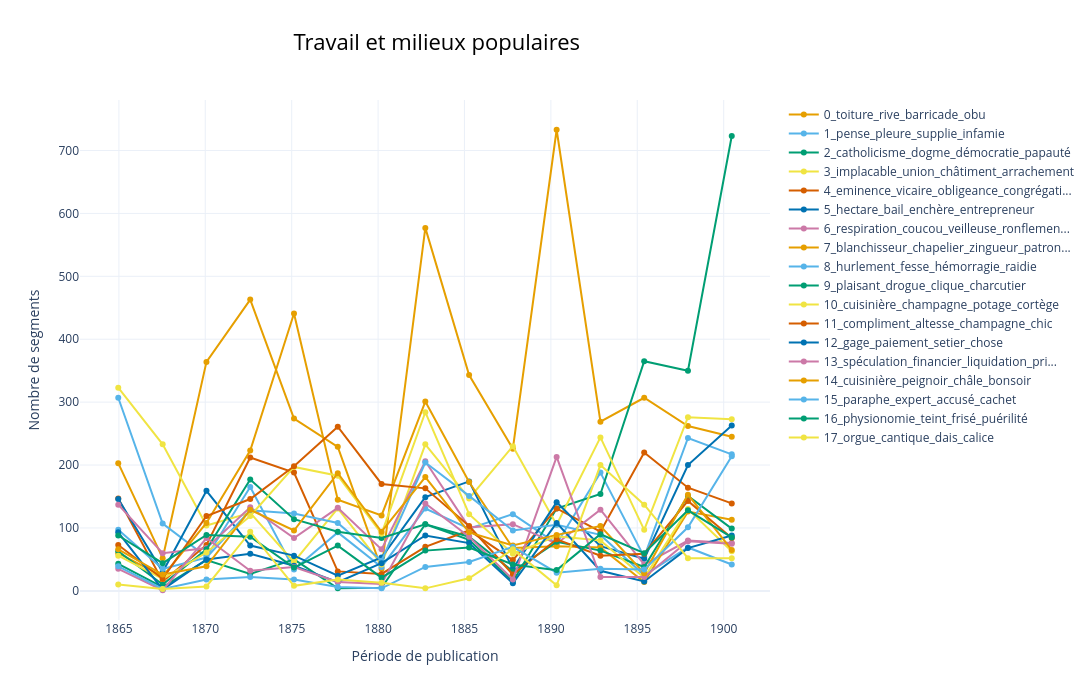

Notebook source saved alongside this figure:
### Code cell
# Calcul de l'évolution temporelle
topics_over_time = best_topic_model.topics_over_time(
    documents,
    df_model["annee"].tolist(),
    nr_bins=15
)

# Noms plus lisibles

# Création du graphique
fig = best_topic_model.visualize_topics_over_time(
    topics_over_time,
    custom_labels=True,
    normalize_frequency=False,
    title="Travail et milieux populaires",
    width=1500,
    height=700
)

# Personnalisation en français
fig.update_traces(mode="lines+markers")

fig.update_layout(
    template="plotly_white",
    xaxis_title="Période de publication",
    yaxis_title="Nombre de segments",
    legend_title_text=None
)

### Figure 1 — Plotly figure (JSON) as saved in the notebook; plotly's stock layout.template omitted (floating-point values rounded to 4 significant figures)
{"data": [{"hoverinfo": "text", "hovertext": ["<b>Topic 0</b><br>Words: barricade, âcre, baïonnette, charrette, rassemblement", "<b>Topic 0</b><br>Words: teinte, ronce, bleuâtre, ondée, peuplier", "<b>Topic 0</b><br>Words: contingent, aire, serre, feuillage, bataillon", "<b>Topic 0</b><br>Words: parterre, feuillage, chou, buisson, œillet", "<b>Topic 0</b><br>Words: forge, établi, laveuse, zingueur, battoir", "<b>Topic 0</b><br>Words: lustre, orme, enfoncement, piste, laque", "<b>Topic 0</b><br>Words: évier, poignard, mélodique, relevé, flanque", "<b>Topic 0</b><br>Words: berline, câble, accrochage, terri, houille", "<b>Topic 0</b><br>Words: chaume, gerbe, porcher, berge, fléau", "<b>Topic 0</b><br>Words: tunnel, conducteur, tranchée, flocon, abside", "<b>Topic 0</b><br>Words: obu, septième, division, artillerie, cinquième", "<b>Topic 0</b><br>Words: aire, pinède, brancardier, vallée, toiture", "<b>Topic 0</b><br>Words: temple, dôme, basilique, portique, villa", "<b>Topic 0</b><br>Words: bicyclette, guillotine, centre, toiture, semence", "<b>Topic 0</b><br>Words: creuset, halle, laminoir, fusion, rail"], "marker": {"color": "#E69F00"}, "mode": "lines+markers", "name": "0_toiture_rive_barricade_obu", "type": "scatter", "x": [1865.0, 1868.0, 1870.0, 1873.0, 1875.0, 1878.0, 1880.0, 1883.0, 1885.0, 1888.0, 1890.0, 1893.0, 1895.0, 1898.0, 1900.0], "y": [203, 52, 364, 463, 274, 229, 35, 577, 343, 226, 733, 269, 307, 262, 245]}, {"hoverinfo": "text", "hovertext": ["<b>Topic 1</b><br>Words: pâquerette, mansarde, rédemption, infamie, abaissement", "<b>Topic 1</b><br>Words: suicide, estime, chirurgien, impur, bohémien", "<b>Topic 1</b><br>Words: assommant, aie, maudit, ondulation, maudire", "<b>Topic 1</b><br>Words: désire, mangeron, aimai, aie, malhonnête", "<b>Topic 1</b><br>Words: gênai, riposte, bobo, excellence, gouape", "<b>Topic 1</b><br>Words: mouillette, potion, coeur, éther, bébé", "<b>Topic 1</b><br>Words: lama, salope, chantilly, montre, cocotte", "<b>Topic 1</b><br>Words: donnez, tophus, défendez, potion, gentiment", "<b>Topic 1</b><br>Words: meure, bouquin, chimère, enfantement, nue", "<b>Topic 1</b><br>Words: ci, coup, aime, brocart, confiant", "<b>Topic 1</b><br>Words: roussi, silvine, lacérer, commandature, alarmée", "<b>Topic 1</b><br>Words: soignerai, pense, conjure, tuberculeux, hant", "<b>Topic 1</b><br>Words: eminence, souille, ensommeillement, turban, pourrai", "<b>Topic 1</b><br>Words: négation, aventureux, fécond, supplie, épousera", "<b>Topic 1</b><br>Words: résignera, pense, nanet, blasphème, clé"], "marker": {"color": "#56B4E9"}, "mode": "lines+markers", "name": "1_pense_pleure_supplie_infamie", "type": "scatter", "x": [1865.0, 1868.0, 1870.0, 1873.0, 1875.0, 1878.0, 1880.0, 1883.0, 1885.0, 1888.0, 1890.0, 1893.0, 1895.0, 1898.0, 1900.0], "y": [307, 107, 54, 165, 34, 93, 38, 131, 99, 122, 75, 188, 54, 243, 217]}, {"hoverinfo": "text", "hovertext": ["<b>Topic 2</b><br>Words: libéral, barricade, délégué, manant, notariat", "<b>Topic 2</b><br>Words: toxicologie, raillerie, surdité, privé, épouvanta", "<b>Topic 2</b><br>Words: réactionnaire, clergé, démocratique, proclamation, librairie", "<b>Topic 2</b><br>Words: candidature, cousinage, pleurnicherie, cassette, réglementer", "<b>Topic 2</b><br>Words: rapporteur, colportage, orateur, libéral, bonapartiste", "<b>Topic 2</b><br>Words: abandonné, ferment, moeurs, moraliste, oeuvre", "<b>Topic 2</b><br>Words: firent, parlement, épargne, procédé, infortune", "<b>Topic 2</b><br>Words: boisage, internationale, soude, délivrance, programme", "<b>Topic 2</b><br>Words: laboureur, impôt, routine, production, gramme", "<b>Topic 2</b><br>Words: aliment, macule, outrait, graissage, mortification", "<b>Topic 2</b><br>Words: spéculation, production, entrepôt, collectivisme, civilisation", "<b>Topic 2</b><br>Words: labeur, innéité, guérisseur, hypothèse, piqûre", "<b>Topic 2</b><br>Words: catholicisme, papauté, christianisme, temporel, romain", "<b>Topic 2</b><br>Words: civilisation, subsistance, catholicisme, démocratie, évangile", "<b>Topic 2</b><br>Words: enseignement, salariat, dogme, équité, primaire"], "marker": {"color": "#009E73"}, "mode": "lines+markers", "name": "2_catholicisme_dogme_démocratie_papauté", "type": "scatter", "x": [1865.0, 1868.0, 1870.0, 1873.0, 1875.0, 1878.0, 1880.0, 1883.0, 1885.0, 1888.0, 1890.0, 1893.0, 1895.0, 1898.0, 1900.0], "y": [43, 6, 49, 27, 50, 4, 5, 106, 81, 15, 131, 154, 365, 350, 723]}, {"hoverinfo": "text", "hovertext": ["<b>Topic 3</b><br>Words: embrassement, implacable, paralytique, assassinat, déchirant", "<b>Topic 3</b><br>Words: fanatique, insu, cuisant, implacable, fatalité", "<b>Topic 3</b><br>Words: inceste, borgne, pelisse, serre, saveur", "<b>Topic 3</b><br>Words: virilité, tonsure, impureté, alangui, sacerdoce", "<b>Topic 3</b><br>Words: brûlure, clorinde, forge, respectât, flatta", "<b>Topic 3</b><br>Words: bouillotte, coeur, posture, engourdissement, mollesse", "<b>Topic 3</b><br>Words: cor, langueur, gâta, commet, jésuitique", "<b>Topic 3</b><br>Words: charnel, abnégation, excitation, puberté, estacade", "<b>Topic 3</b><br>Words: tourlaqu, fringale, débridé, désirer, supplice", "<b>Topic 3</b><br>Words: brodeur, armoirie, orme, prie, rétif", "<b>Topic 3</b><br>Words: épure, droiture, vivace, inconscience, sentimental", "<b>Topic 3</b><br>Words: conversion, platane, agenouillée, mystique, virilité", "<b>Topic 3</b><br>Words: boccanera, annulation, virginité, virilité, romain", "<b>Topic 3</b><br>Words: constance, fraude, ignominie, arrachement, irréparable", "<b>Topic 3</b><br>Words: mystique, indissoluble, veuvage, charnel, renoncement"], "marker": {"color": "#F0E442"}, "mode": "lines+markers", "name": "3_implacable_union_châtiment_arrachement", "type": "scatter", "x": [1865.0, 1868.0, 1870.0, 1873.0, 1875.0, 1878.0, 1880.0, 1883.0, 1885.0, 1888.0, 1890.0, 1893.0, 1895.0, 1898.0, 1900.0], "y": [323, 233, 104, 124, 46, 131, 42, 233, 147, 230, 105, 244, 97, 276, 273]}, {"hoverinfo": "text", "hovertext": ["<b>Topic 4</b><br>Words: armateur, procuration, sur, signature, le", "<b>Topic 4</b><br>Words: altération, caillot, collégien, toxique, blessa", "<b>Topic 4</b><br>Words: bonnetier, municipal, mouchard, véhément, amande", "<b>Topic 4</b><br>Words: vicaire, diocèse, poissonnerie, opposition, surprenant", "<b>Topic 4</b><br>Words: chevalier, démission, orateur, moniteur, excellence", "<b>Topic 4</b><br>Words: oriflamme, merlan, plumet, champagne, entracte", "<b>Topic 4</b><br>Words: conférence, bock, blaguer, rideal, souffrirai", "<b>Topic 4</b><br>Words: délégué, cabaretier, débonnaire, regrettable, gonflement", "<b>Topic 4</b><br>Words: paysagiste, déjeuné, couillon, clerc, subvention", "<b>Topic 4</b><br>Words: interrogatoire, déposition, oubliai, tunnel, télégramme", "<b>Topic 4</b><br>Words: caporal, cote, traduction, guichet, statut", "<b>Topic 4</b><br>Words: révérend, coiffeur, certificat, chariot, cicatrice", "<b>Topic 4</b><br>Words: eminence, audience, congrégation, caudataire, villa", "<b>Topic 4</b><br>Words: admission, mondésir, anarchiste, prestige, attentat", "<b>Topic 4</b><br>Words: puddleur, adjoint, académie, marsoullier, révocation"], "marker": {"color": "#D55E00"}, "mode": "lines+markers", "name": "4_eminence_vicaire_obligeance_congrégati...", "type": "scatter", "x": [1865.0, 1868.0, 1870.0, 1873.0, 1875.0, 1878.0, 1880.0, 1883.0, 1885.0, 1888.0, 1890.0, 1893.0, 1895.0, 1898.0, 1900.0], "y": [147, 15, 73, 212, 188, 31, 27, 70, 96, 49, 131, 94, 220, 164, 139]}, {"hoverinfo": "text", "hovertext": ["<b>Topic 5</b><br>Words: armateur, associé, créancier, fugitif, bastide", "<b>Topic 5</b><br>Words: pensionnat, bestial, coi, giflerai, limant", "<b>Topic 5</b><br>Words: enclos, indemnité, bail, expropriation, immeuble", "<b>Topic 5</b><br>Words: quenu, local, flageolet, proscrit, mansarde", "<b>Topic 5</b><br>Words: zingueur, literie, fourniture, coupeau, embellissement", "<b>Topic 5</b><br>Words: criard, pesage, signature, marguillier, appauvri", "<b>Topic 5</b><br>Words: loyer, soierie, contrat, bimbelotier, crin", "<b>Topic 5</b><br>Words: denier, charpentier, régisseur, ingénieur, divisionnaire", "<b>Topic 5</b><br>Words: borderie, hectare, arpent, enchère, patrimonial", "<b>Topic 5</b><br>Words: mangeon, vélin, legs, tuteur, facteur", "<b>Topic 5</b><br>Words: actionnaire, assemblée, administrateur, dépendance, versement", "<b>Topic 5</b><br>Words: entrepreneur, greffier, ataxie, moelle, messagerie", "<b>Topic 5</b><br>Words: villa, patrimoine, népotisme, nonce, carrosse", "<b>Topic 5</b><br>Words: enclave, lande, hectare, enfant, moteur", "<b>Topic 5</b><br>Words: adjoint, enseignement, certificat, brevet, titulaire"], "marker": {"color": "#0072B2"}, "mode": "lines+markers", "name": "5_hectare_bail_enchère_entrepreneur", "type": "scatter", "x": [1865.0, 1868.0, 1870.0, 1873.0, 1875.0, 1878.0, 1880.0, 1883.0, 1885.0, 1888.0, 1890.0, 1893.0, 1895.0, 1898.0, 1900.0], "y": [146, 30, 159, 72, 56, 24, 53, 149, 174, 35, 141, 71, 51, 200, 263]}, {"hoverinfo": "text", "hovertext": ["<b>Topic 6</b><br>Words: mercier, bizarre, sinistre, brûlure, pensif", "<b>Topic 6</b><br>Words: hébétement, protestant, veilleuse, vérole, poussin", "<b>Topic 6</b><br>Words: chaperon, tant, douanier, serre, cloître", "<b>Topic 6</b><br>Words: édredon, quenu, bréviaire, cuisinière, ronronnant", "<b>Topic 6</b><br>Words: boudoir, blanchisseur, chatouille, peton, zingueur", "<b>Topic 6</b><br>Words: cil, respiration, miaulement, guéridon, écrin", "<b>Topic 6</b><br>Words: colique, exhortation, répulsion, cuvette, fourré", "<b>Topic 6</b><br>Words: coucou, ronflement, veste, veilleuse, abcès", "<b>Topic 6</b><br>Words: tambour, fenil, gelinotte, paillasse, paravent", "<b>Topic 6</b><br>Words: coucou, étouffant, carrier, express, réveille", "<b>Topic 6</b><br>Words: ambulance, dodo, septième, aquarelle, congestion", "<b>Topic 6</b><br>Words: cancer, mistral, clé, six, tumeur", "<b>Topic 6</b><br>Words: encyclique, nourrisson, damas, revenant, clé", "<b>Topic 6</b><br>Words: manipulation, courroie, araignée, éther, saisit", "<b>Topic 6</b><br>Words: crapuleux, abat, papillon, attentat, arracher"], "marker": {"color": "#CC79A7"}, "mode": "lines+markers", "name": "6_respiration_coucou_veilleuse_ronflemen...", "type": "scatter", "x": [1865.0, 1868.0, 1870.0, 1873.0, 1875.0, 1878.0, 1880.0, 1883.0, 1885.0, 1888.0, 1890.0, 1893.0, 1895.0, 1898.0, 1900.0], "y": [137, 60, 68, 133, 84, 132, 66, 206, 101, 106, 75, 129, 42, 80, 76]}, {"hoverinfo": "text", "hovertext": ["<b>Topic 7</b><br>Words: lorette, mercier, copier, ours, excentrique", "<b>Topic 7</b><br>Words: verset, bible, gourmet, crevasser, terrifier", "<b>Topic 7</b><br>Words: milliard, châtaigne, commère, collégien, anisette", "<b>Topic 7</b><br>Words: quenu, poissonnière, charcutier, saloir, étuve", "<b>Topic 7</b><br>Words: blanchisseur, zingueur, chapelier, patronne, coupeau", "<b>Topic 7</b><br>Words: praline, chic, épatant, potage, échalote", "<b>Topic 7</b><br>Words: agrément, bonne, vinaigre, pimbêche, chameau", "<b>Topic 7</b><br>Words: confection, lingère, pierronne, lingerie, herscheur", "<b>Topic 7</b><br>Words: putain, garce, borderie, popeline, salope", "<b>Topic 7</b><br>Words: chape, aiguillée, bahut, fardier, broderie", "<b>Topic 7</b><br>Words: intendance, infirmerie, intendant, créance, escouade", "<b>Topic 7</b><br>Words: grasse, carie, miraculé, empestée, avarice", "<b>Topic 7</b><br>Words: bécasse, arsenic, venin, divorce, défenseur", "<b>Topic 7</b><br>Words: meneur, stérilité, écrevisse, poupon, petiot", "<b>Topic 7</b><br>Words: papeterie, fournisseur, laïque, primaire, nanet"], "marker": {"color": "#E69F00"}, "mode": "lines+markers", "name": "7_blanchisseur_chapelier_zingueur_patron...", "type": "scatter", "x": [1865.0, 1868.0, 1870.0, 1873.0, 1875.0, 1878.0, 1880.0, 1883.0, 1885.0, 1888.0, 1890.0, 1893.0, 1895.0, 1898.0, 1900.0], "y": [60, 23, 108, 223, 441, 145, 120, 301, 173, 68, 71, 69, 14, 126, 113]}, {"hoverinfo": "text", "hovertext": ["<b>Topic 8</b><br>Words: impotente, morsure, canotier, paralytique, commissariat", "<b>Topic 8</b><br>Words: tesson, fixité, fétide, suicide, couvant", "<b>Topic 8</b><br>Words: taquinerie, patois, serre, sphinx, crosse", "<b>Topic 8</b><br>Words: boyau, gond, motte, succomb, silex", "<b>Topic 8</b><br>Words: battoir, cravache, forgeron, interne, lavoir", "<b>Topic 8</b><br>Words: chambellan, merde, convulsion, entrecoupé, coeur", "<b>Topic 8</b><br>Words: fesse, gâche, colique, salaud, ruisselèrent", "<b>Topic 8</b><br>Words: hurlement, gargouillement, jointure, accouchée, digital", "<b>Topic 8</b><br>Words: culbuta, meule, hurlement, fesse, vétérinaire", "<b>Topic 8</b><br>Words: flore, tunnel, dyable, fardier, sauvetage", "<b>Topic 8</b><br>Words: obu, artère, zouave, infirmier, cartouche", "<b>Topic 8</b><br>Words: macquart, hospitalier, allongement, assassine, ulcère", "<b>Topic 8</b><br>Words: sût, psalmodie, pesanteur, ambassadeur, convulsée", "<b>Topic 8</b><br>Words: galopant, comptable, hâve, fétide, robinet", "<b>Topic 8</b><br>Words: perquisition, trébuchant, clé, taire, assourdir"], "marker": {"color": "#56B4E9"}, "mode": "lines+markers", "name": "8_hurlement_fesse_hémorragie_raidie", "type": "scatter", "x": [1865.0, 1868.0, 1870.0, 1873.0, 1875.0, 1878.0, 1880.0, 1883.0, 1885.0, 1888.0, 1890.0, 1893.0, 1895.0, 1898.0, 1900.0], "y": [97, 35, 53, 128, 123, 108, 48, 204, 151, 96, 105, 89, 25, 69, 42]}, {"hoverinfo": "text", "hovertext": ["<b>Topic 9</b><br>Words: geôlier, bouquetière, monde, fine, pâquerette", "<b>Topic 9</b><br>Words: altéré, chiquenaude, tutoiement, rhétorique, incompréhensible", "<b>Topic 9</b><br>Words: raillerie, courtier, satisfit, impertinence, enjolivait", "<b>Topic 9</b><br>Words: charcutier, clique, raucourt, sole, chère", "<b>Topic 9</b><br>Words: zingueur, anisette, salope, atout, rancunier", "<b>Topic 9</b><br>Words: vipère, épouser, cocu, moulinet, punch", "<b>Topic 9</b><br>Words: pruneau, tact, bijoutier, contemple, dansé", "<b>Topic 9</b><br>Words: arnica, teinture, nourrie, creva, bougeoir", "<b>Topic 9</b><br>Words: bacchante, pistole, salop, choléra, rôtie", "<b>Topic 9</b><br>Words: revenez, mitre, destitution, flanquerai, saignerait", "<b>Topic 9</b><br>Words: caporal, méritoire, salop, crapule, tireur", "<b>Topic 9</b><br>Words: directrice, lupus, rechute, guérir, fatiguée", "<b>Topic 9</b><br>Words: perlier, eminence, contessina, certificat, élégiaque", "<b>Topic 9</b><br>Words: constance, chimie, bicyclette, natalité, normalien", "<b>Topic 9</b><br>Words: sans, enfant, coreligionnaire, consoler, véhémence"], "marker": {"color": "#009E73"}, "mode": "lines+markers", "name": "9_plaisant_drogue_clique_charcutier", "type": "scatter", "x": [1865.0, 1868.0, 1870.0, 1873.0, 1875.0, 1878.0, 1880.0, 1883.0, 1885.0, 1888.0, 1890.0, 1893.0, 1895.0, 1898.0, 1900.0], "y": [63, 10, 66, 177, 114, 94, 84, 106, 86, 31, 78, 64, 38, 151, 99]}, {"hoverinfo": "text", "hovertext": ["<b>Topic 10</b><br>Words: domino, bouquetière, savonnerie, diligence, tigré", "<b>Topic 10</b><br>Words: babil, bible, priât, psalmodia, indisposé", "<b>Topic 10</b><br>Words: dressoir, champagne, entresol, majolique, fumoir", "<b>Topic 10</b><br>Words: mirabelle, boudin, maraîcher, côtelette, charcutier", "<b>Topic 10</b><br>Words: blanchisseur, potage, chapelier, blanquette, coquille", "<b>Topic 10</b><br>Words: champagne, coeur, figurant, chic, ouvreus", "<b>Topic 10</b><br>Words: ténor, domesticité, papetier, cuvette, agrafe", "<b>Topic 10</b><br>Words: confection, lainage, oriental, lingère, inventaire", "<b>Topic 10</b><br>Words: atout, carriole, mercerie, gueula, cimaise", "<b>Topic 10</b><br>Words: express, conducteur, flore, tunnel, déblaiement", "<b>Topic 10</b><br>Words: rouler, caporal, ambulance, étourderie, carriole", "<b>Topic 10</b><br>Words: brancardier, fourgon, vrille, cantine, généalogique", "<b>Topic 10</b><br>Words: valise, sieste, transtévère, noircie, résigné", "<b>Topic 10</b><br>Words: meneur, fiancé, bicyclette, break, réfectoire", "<b>Topic 10</b><br>Words: parcours, tarte, froc, clé, crèche"], "marker": {"color": "#F0E442"}, "mode": "lines+markers", "name": "10_cuisinière_champagne_potage_cortège", "type": "scatter", "x": [1865.0, 1868.0, 1870.0, 1873.0, 1875.0, 1878.0, 1880.0, 1883.0, 1885.0, 1888.0, 1890.0, 1893.0, 1895.0, 1898.0, 1900.0], "y": [56, 19, 61, 119, 197, 183, 91, 284, 122, 59, 87, 80, 21, 130, 63]}, {"hoverinfo": "text", "hovertext": ["<b>Topic 11</b><br>Words: bouquetière, mercier, banalité, domino, laitière", "<b>Topic 11</b><br>Words: crudité, particule, précepte, protestant, tête", "<b>Topic 11</b><br>Words: nymphe, bracelet, cotillon, duc, sénateur", "<b>Topic 11</b><br>Words: poissonnière, punch, charcutier, patronnesse, barbue", "<b>Topic 11</b><br>Words: clorinde, compliment, sénateur, palet, chevalier", "<b>Topic 11</b><br>Words: altesse, chic, duchesse, champagne, réplique", "<b>Topic 11</b><br>Words: campardon, ténor, romance, gamme, caverneux", "<b>Topic 11</b><br>Words: confection, artichaut, chanteau, hall, haras", "<b>Topic 11</b><br>Words: sculpteur, pistole, tourte, herboriste, bréchet", "<b>Topic 11</b><br>Words: magistrature, assesseur, cens, fief, sonnet", "<b>Topic 11</b><br>Words: ambulant, effarer, inspiration, publicité, administrateur", "<b>Topic 11</b><br>Words: hôtelier, hermoise, opium, dose, injection", "<b>Topic 11</b><br>Words: consistorial, congrégation, vicomte, fiançaille, romain", "<b>Topic 11</b><br>Words: flétrissure, constance, félicitation, transsaharien, compliment", "<b>Topic 11</b><br>Words: enseign, enfantine, injurieux, menotte, laïque"], "marker": {"color": "#D55E00"}, "mode": "lines+markers", "name": "11_compliment_altesse_champagne_chic", "type": "scatter", "x": [1865.0, 1868.0, 1870.0, 1873.0, 1875.0, 1878.0, 1880.0, 1883.0, 1885.0, 1888.0, 1890.0, 1893.0, 1895.0, 1898.0, 1900.0], "y": [73, 19, 119, 146, 198, 261, 170, 163, 103, 26, 82, 56, 59, 143, 84]}, {"hoverinfo": "text", "hovertext": ["<b>Topic 12</b><br>Words: fripon, tripot, armateur, raillant, débiteur", "<b>Topic 12</b><br>Words: charron, pincette, millionnaire, désirer, gage", "<b>Topic 12</b><br>Words: encrier, expropriation, milliard, cession, immeuble", "<b>Topic 12</b><br>Words: prédécesseur, cachottier, tueriez, méritent, trempe", "<b>Topic 12</b><br>Words: cravache, présentation, croupion, blanchisseur, portefeuille", "<b>Topic 12</b><br>Words: coquetier, cote, mufe, boucan, rôtissage", "<b>Topic 12</b><br>Words: babiole, dépeignée, frotta, agrément, chapitre", "<b>Topic 12</b><br>Words: amende, berline, chômage, raccommodeur, assortiment", "<b>Topic 12</b><br>Words: setier, homard, gage, hectare, comice", "<b>Topic 12</b><br>Words: médaillon, numéroter, extrait, connaissiez, plébiscite", "<b>Topic 12</b><br>Words: gage, filou, patriote, créance, obligation", "<b>Topic 12</b><br>Words: rognon, gage, saumon, avarice, sors", "<b>Topic 12</b><br>Words: scrupul, anévrisme, franciscain, feuilleton, vital", "<b>Topic 12</b><br>Words: biberon, radis, nourrisson, soudure, médicament", "<b>Topic 12</b><br>Words: coulage, aciérie, privation, automobile, savez"], "marker": {"color": "#0072B2"}, "mode": "lines+markers", "name": "12_gage_paiement_setier_chose", "type": "scatter", "x": [1865.0, 1868.0, 1870.0, 1873.0, 1875.0, 1878.0, 1880.0, 1883.0, 1885.0, 1888.0, 1890.0, 1893.0, 1895.0, 1898.0, 1900.0], "y": [93, 2, 50, 59, 40, 14, 44, 88, 76, 12, 108, 32, 15, 68, 88]}, {"hoverinfo": "text", "hovertext": ["<b>Topic 13</b><br>Words: tripot, négociant, commercial, spéculation, négoce", "<b>Topic 13</b><br>Words: chaudron, commodité, enclume, chaudière, baraque", "<b>Topic 13</b><br>Words: spéculation, immeuble, indemnité, expropriation, financier", "<b>Topic 13</b><br>Words: manne, criée, facteur, taxe, cabine", "<b>Topic 13</b><br>Words: tourniquet, civil, pochard, praline, parlement", "<b>Topic 13</b><br>Words: bookmaker, moyenne, cordelier, figuration, fétidité", "<b>Topic 13</b><br>Words: gastronomique, dîneur, immangeable, frondeur, droguiste", "<b>Topic 13</b><br>Words: prévoyance, augmentation, gréviste, concurrence, système", "<b>Topic 13</b><br>Words: amateur, vote, débutant, rabais, outrance", "<b>Topic 13</b><br>Words: télégraphique, pression, arrivage, déraisonnable, bagage", "<b>Topic 13</b><br>Words: liquidation, baissier, émission, financier, actionnaire", "<b>Topic 13</b><br>Words: arrêté, terreau, millionnaire, examinât, complaisante", "<b>Topic 13</b><br>Words: patrimoine, climat, agio, oranger, bâtisse", "<b>Topic 13</b><br>Words: liste, interpellation, moteur, parlementaire, reliure", "<b>Topic 13</b><br>Words: minerai, obligation, fabrication, rail, coopératif"], "marker": {"color": "#CC79A7"}, "mode": "lines+markers", "name": "13_spéculation_financier_liquidation_pri...", "type": "scatter", "x": [1865.0, 1868.0, 1870.0, 1873.0, 1875.0, 1878.0, 1880.0, 1883.0, 1885.0, 1888.0, 1890.0, 1893.0, 1895.0, 1898.0, 1900.0], "y": [35, 1, 84, 32, 38, 14, 11, 139, 86, 18, 213, 22, 22, 79, 75]}, {"hoverinfo": "text", "hovertext": ["<b>Topic 14</b><br>Words: bouquetière, geôlier, restaurateur, bastidon, évasion", "<b>Topic 14</b><br>Words: hâton, contraria, lâcha, espièglerie, terre", "<b>Topic 14</b><br>Words: cachottier, collation, libraire, peigne, cachet", "<b>Topic 14</b><br>Words: cuisinière, limace, cahier, inconnue, poire", "<b>Topic 14</b><br>Words: zingueur, brigadier, blanchisseur, coiffe, cravache", "<b>Topic 14</b><br>Words: châle, demain, répétition, guéridon, peignoir", "<b>Topic 14</b><br>Words: facture, serin, peignoir, immoralité, entorse", "<b>Topic 14</b><br>Words: drapier, bonsoir, genièvre, estaminet, apitoyée", "<b>Topic 14</b><br>Words: vétérinaire, télégraphie, vermicelle, assiettée, semoir", "<b>Topic 14</b><br>Words: express, flore, fleuriste, conducteur, balbutièrent", "<b>Topic 14</b><br>Words: ambulance, silvine, maréchal, képi, septième", "<b>Topic 14</b><br>Words: ataxie, excursion, directrice, pharmacie, fourgon", "<b>Topic 14</b><br>Words: suisse, brisée, distraira, clé, indisposé", "<b>Topic 14</b><br>Words: flandrin, attentat, sonnette, pourboire, candide", "<b>Topic 14</b><br>Words: pâlir, clé, patache, déjeunon, aiderai"], "marker": {"color": "#E69F00"}, "mode": "lines+markers", "name": "14_cuisinière_peignoir_châle_bonsoir", "type": "scatter", "x": [1865.0, 1868.0, 1870.0, 1873.0, 1875.0, 1878.0, 1880.0, 1883.0, 1885.0, 1888.0, 1890.0, 1893.0, 1895.0, 1898.0, 1900.0], "y": [66, 26, 39, 129, 96, 187, 94, 181, 93, 72, 89, 103, 28, 153, 65]}, {"hoverinfo": "text", "hovertext": ["<b>Topic 15</b><br>Words: immeuble, accusé, faussaire, culpabilité, détournement", "<b>Topic 15</b><br>Words: toxique, chimiste, taloche, villégiature, lubrique", "<b>Topic 15</b><br>Words: proclamation, digression, instabilité, panégyrique, massacré", "<b>Topic 15</b><br>Words: casemate, déportation, pâtissier, armurier, gourmandant", "<b>Topic 15</b><br>Words: délibération, aubergiste, sire, contremaître, canif", "<b>Topic 15</b><br>Words: jockey, névrose, vésicatoire, aïeul, accessoire", "<b>Topic 15</b><br>Words: clown, judicieux, appréciation, comptabilité, écuyer", "<b>Topic 15</b><br>Words: défalcation, ingénieur, consigne, machineur, terri", "<b>Topic 15</b><br>Words: géométrie, liste, écrivain, jury, bouquin", "<b>Topic 15</b><br>Words: carrier, interrogatoire, signalement, accusé, prévenu", "<b>Topic 15</b><br>Words: liquidateur, tireur, expert, escroquerie, carnet", "<b>Topic 15</b><br>Words: sclérose, certificat, écrivain, incrédule, scientifique", "<b>Topic 15</b><br>Words: annulation, demanderesse, virginité, figuier, osteria", "<b>Topic 15</b><br>Words: explosif, dynamite, expert, attentat, interpellation", "<b>Topic 15</b><br>Words: paraphe, cachet, expert, jury, version"], "marker": {"color": "#56B4E9"}, "mode": "lines+markers", "name": "15_paraphe_expert_accusé_cachet", "type": "scatter", "x": [1865.0, 1868.0, 1870.0, 1873.0, 1875.0, 1878.0, 1880.0, 1883.0, 1885.0, 1888.0, 1890.0, 1893.0, 1895.0, 1898.0, 1900.0], "y": [39, 3, 18, 22, 18, 6, 4, 38, 46, 70, 29, 35, 34, 101, 214]}, {"hoverinfo": "text", "hovertext": ["<b>Topic 16</b><br>Words: mat, gaucherie, fard, affaissement, regardai", "<b>Topic 16</b><br>Words: pacha, physionomie, épiderme, mielleux, puérilité", "<b>Topic 16</b><br>Words: loupe, physionomie, futé, puérilité, tulle", "<b>Topic 16</b><br>Words: poissonnière, camélia, effronté, charcutier, jambon", "<b>Topic 16</b><br>Words: paragraphe, nichon, chasseresse, morveux, bock", "<b>Topic 16</b><br>Words: natte, montreur, altesse, potelé, cré", "<b>Topic 16</b><br>Words: neigeux, boutonnière, perler, asthmatique, garanti", "<b>Topic 16</b><br>Words: rêvasserie, coquet, teint, minouche, héliotrope", "<b>Topic 16</b><br>Words: barbouilleur, notation, ton, renflement, caraco", "<b>Topic 16</b><br>Words: chape, chasuble, nué, brodeuse, vitrail", "<b>Topic 16</b><br>Words: université, teint, bouffie, ficheront, méprisante", "<b>Topic 16</b><br>Words: pastel, sunamite, élancé, contente, lilial", "<b>Topic 16</b><br>Words: candide, jolie, svelte, romain, annulation", "<b>Topic 16</b><br>Words: robuste, bandeau, fécond, contrefaite, épai", "<b>Topic 16</b><br>Words: inaltérable, insignifiance, saillant, gentille, frisé"], "marker": {"color": "#009E73"}, "mode": "lines+markers", "name": "16_physionomie_teint_frisé_puérilité", "type": "scatter", "x": [1865.0, 1868.0, 1870.0, 1873.0, 1875.0, 1878.0, 1880.0, 1883.0, 1885.0, 1888.0, 1890.0, 1893.0, 1895.0, 1898.0, 1900.0], "y": [88, 44, 89, 86, 37, 72, 21, 64, 69, 42, 33, 90, 60, 128, 85]}, {"hoverinfo": "text", "hovertext": ["<b>Topic 17</b><br>Words: matérialisme, crénelé, ang, coiffé, caricature", "<b>Topic 17</b><br>Words: nombril, sorcellerie, exorcisme, divagation, préférence", "<b>Topic 17</b><br>Words: receveur, aristocrate, municipalité, soubresaut, minutie", "<b>Topic 17</b><br>Words: calice, burette, hostie, patène, génuflexion", "<b>Topic 17</b><br>Words: vive, gorgée, interne, flamb, quinquina", "<b>Topic 17</b><br>Words: psyché, bénitier, orgue, scalpel, goupillon", "<b>Topic 17</b><br>Words: échevin, échangé, rococo, bénir, éventualité", "<b>Topic 17</b><br>Words: invalide, dédoublement, culbuteur, suffisance, inaccessible", "<b>Topic 17</b><br>Words: cercueil, trombone, bénitier, vêpres, ferrant", "<b>Topic 17</b><br>Words: sacrement, orgue, rituel, tympan, bourreau", "<b>Topic 17</b><br>Words: effervescence, convulsée, priseur, hargneux, vît", "<b>Topic 17</b><br>Words: dais, chariot, cantique, chaire, ostensoir", "<b>Topic 17</b><br>Words: trône, pontifical, béatification, symbole, papal", "<b>Topic 17</b><br>Words: basilique, magnificence, lunch, matérialité, évangile", "<b>Topic 17</b><br>Words: votif, sœurette, peinturlurer, resplendissement, rictus"], "marker": {"color": "#F0E442"}, "mode": "lines+markers", "name": "17_orgue_cantique_dais_calice", "type": "scatter", "x": [1865.0, 1868.0, 1870.0, 1873.0, 1875.0, 1878.0, 1880.0, 1883.0, 1885.0, 1888.0, 1890.0, 1893.0, 1895.0, 1898.0, 1900.0], "y": [10, 3, 7, 94, 8, 18, 13, 4, 20, 66, 9, 200, 137, 52, 52]}], "layout": {"height": 700, "hoverlabel": {"bgcolor": "white", "font": {"family": "Rockwell", "size": 16}}, "legend": {"title": {}}, "title": {"font": {"color": "Black", "size": 22}, "text": "Travail et milieux populaires", "x": 0.4, "xanchor": "center", "y": 0.95, "yanchor": "top"}, "width": 1500, "xaxis": {"showgrid": true, "title": {"text": "Période de publication"}}, "yaxis": {"showgrid": true, "title": {"text": "Nombre de segments"}}}}
